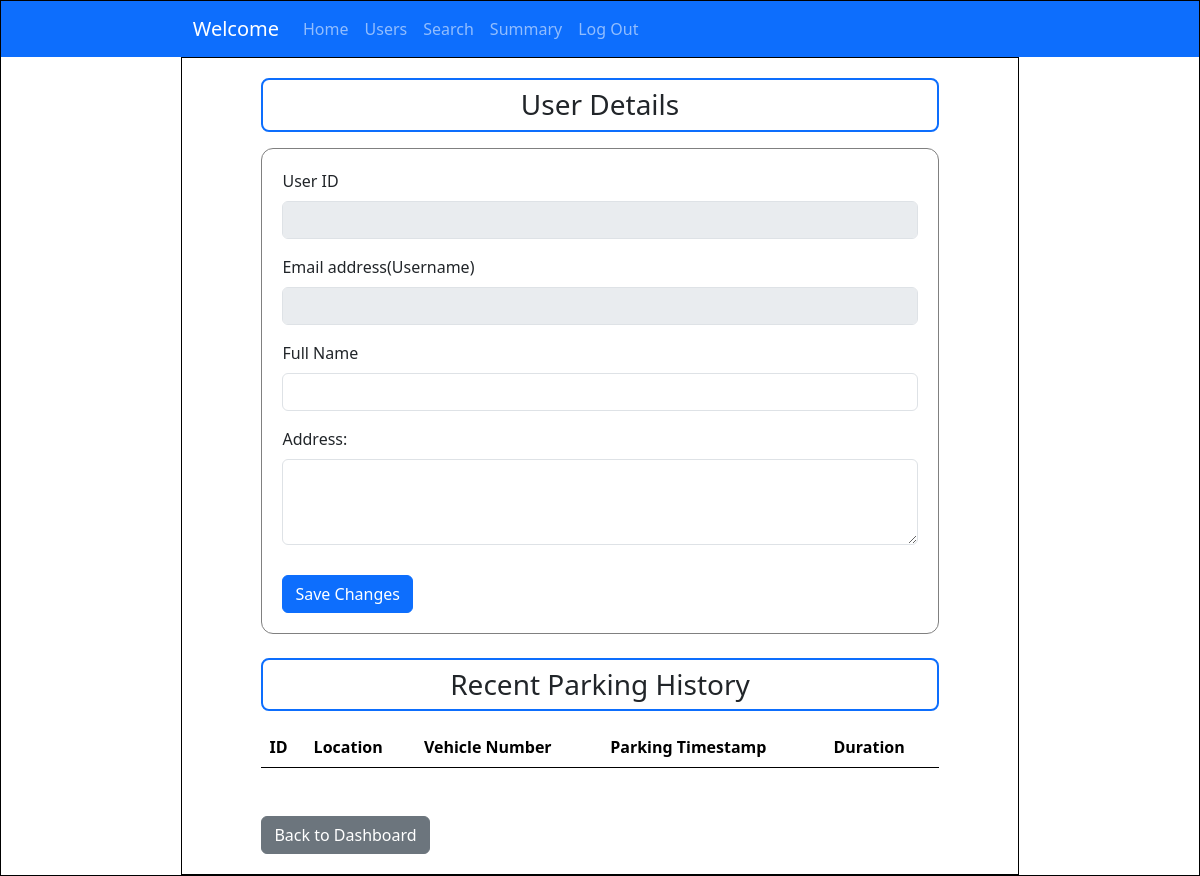
The app's page /user_details/7, older data.
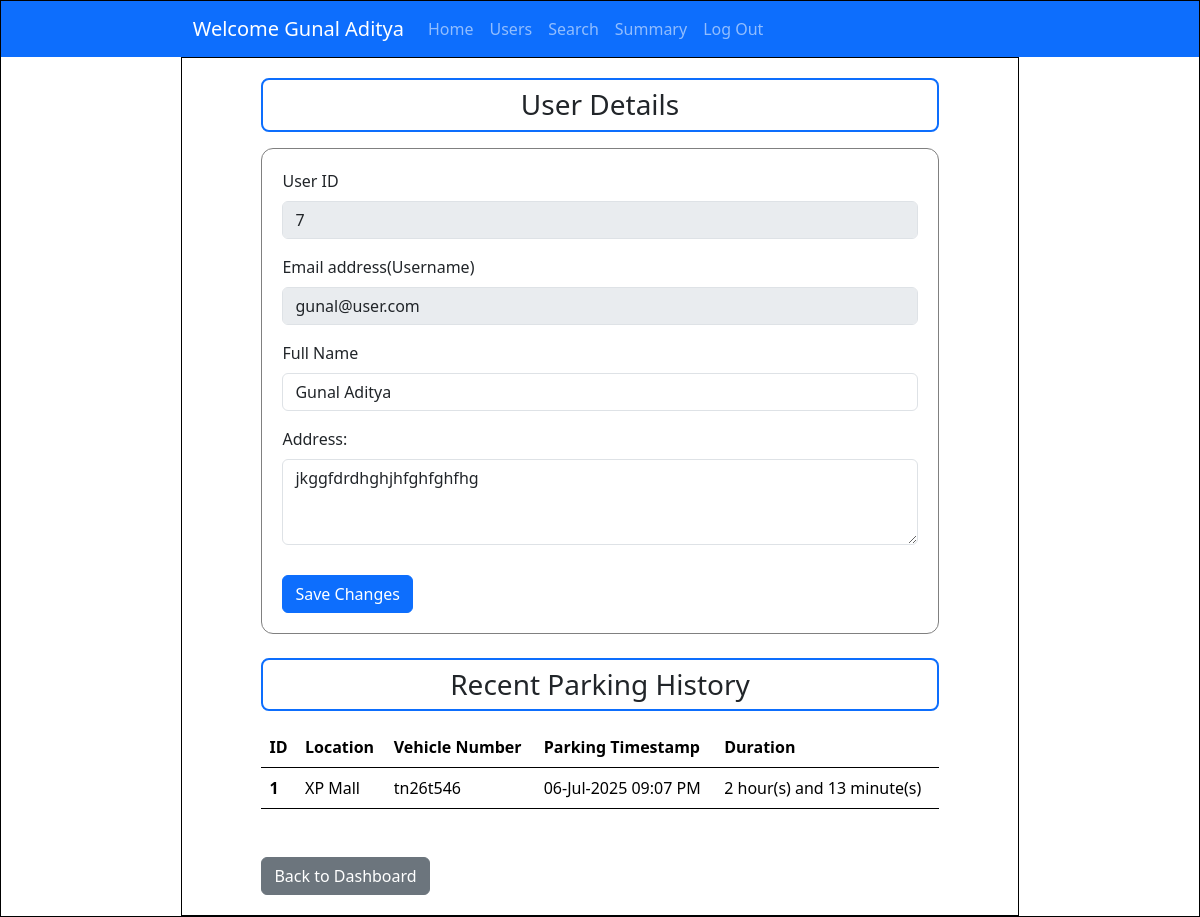
The same page, newer data.
### controllers/models.py (models this page shows)
class User(db.Model, UserMixin):
    id = db.Column(db.Integer, primary_key=True)
    username = db.Column(db.String, unique=True, nullable = False)
    password = db.Column(db.String, nullable=False)
    name = db.Column(db.String, nullable=False)
    address = db.Column(db.String, nullable=False)
    type = db.Column(db.String, default="general")
    pincode = db.Column(db.String(6), nullable=False)
    reservations = db.relationship('Reservation', backref='user')

class ParkingLot(db.Model):
    id = db.Column(db.Integer, primary_key = True)
    prime_location_name = db.Column(db.String, nullable=False)
    price = db.Column(db.Integer, nullable=False)
    address = db.Column(db.String, nullable=False)
    pincode = db.Column(db.Integer,nullable = False)
    maximum_spots = db.Column(db.Integer, nullable=False)
    active = db.Column(db.Boolean, nullable=False, default=True)
    spots = db.relationship('ParkingSpot', backref='lot')

class Reservation(db.Model):
    id = db.Column(db.Integer, primary_key = True)
    spot_id = db.Column(db.Integer, db.ForeignKey('parking_spot.id'), nullable=False)
    user_id = db.Column(db.Integer, db.ForeignKey('user.id'), nullable = False)
    lot_id = db.Column(db.Integer, db.ForeignKey('parking_lot.id'), nullable = False)
    parking_timestamp = db.Column(db.DateTime(timezone=True), nullable=False)
    leaving_timestamp = db.Column(db.DateTime(timezone=True), nullable=True)
    parking_price = db.Column(db.Integer, nullable=False)
    cost = db.Column(db.Integer, nullable=True)
    vehicle_no = db.Column(db.String, nullable=False)

### controllers/controller.py (the view)
@app.route('/user_details/<int:user_id>', methods=["GET","POST"])
def user_details(user_id):
    user=User.query.filter_by(id=user_id).first()
    reservations = Reservation.query.filter_by(user_id=user_id)
    parking_history = []
    for event in reservations:
        lot = ParkingLot.query.filter_by(id=event.lot_id).first()
        duration='Not yet released'
        if event.leaving_timestamp!=None:
            total_minutes = int((event.leaving_timestamp - event.parking_timestamp).total_seconds() / 60)
            duration = "{} hour(s) and {} minute(s)".format(total_minutes//60, total_minutes%60 )
        parking_history.append({"booking": event, "lot": lot, "duration": duration })
    if request.method == "POST":
        user.name=request.form.get("name")
        user.address=request.form.get("address")
        db.session.commit()
        return redirect(url_for("user_details", user_id=user.id))
    return render_template("user_details.html",user=user, history=parking_history)

### templates/user_details.html (shortened to what this page needs)
<!DOCTYPE html>
<html lang="en">
<head>
    <link href="https://cdn.jsdelivr.net/npm/bootstrap@5.3.6/dist/css/bootstrap.min.css" rel="stylesheet"
>
    <link rel="stylesheet" href="../static/style.css">
</head>
<body>
    <div id="main">
        <nav class="navbar navbar-expand-lg bg-primary" data-bs-theme="dark">
            <div class="container-fluid">
                <a class="navbar-brand" href="#">Welcome {{user.name}}</a>
                <div class="collapse navbar-collapse" id="navbarNavAltMarkup">
                    <div class="navbar-nav">
                        <a class="nav-link" href="/admin_dashboard">Home</a>
                        <a class="nav-link" href="/admin_dashboard/users">Users</a>
                        <a class="nav-link" href="/admin_dashboard/search">Search</a>
                        <a class="nav-link" href="#">Summary</a>
                        <a class="nav-link" href="/login">Log Out</a>
                    </div>
                </div>
            </div>
        </nav>
        <div id="canvas">
            <div class="h3 text-center pt-2 pb-2 mb-3 rounded-3 border border-2 border-primary" style="margin: auto; width: 85%;">User Details</div>
            <div id="form-body" style="width: 85%; margin-top: 0px; margin:auto;">
                <form action="/user_details/{{ user.id }}" method="post">
                    <div class="mb-3">
                        <label for="userid" class="form-label">User ID</label>
                        <input class="form-control" type="text" name="user_id" value="{{ user.id }}"
                            aria-label="readonly input example" disabled readonly>
                    </div>
                    <div class="mb-3">
                            <label for="username" class="form-label">Email address(Username)</label>
                            <input class="form-control" type="text" name="username" value="{{ user.username }}"
                            aria-label="readonly input example" disabled readonly>
                        </div>
                    <div class="mb-3">
                        <label for="name" class="form-label">Full Name</label>
                        <input class="form-control" type="text" name="name" value="{{ user.name }}"
                            >
                    </div>
                    <div class="mb-3">
                        <label for="vehicle_no" class="form-label">Address:</label>
                        <textarea class="form-control" name="address" id="address" rows="3">{{ user.address }}</textarea>
                    </div>
                    <div style="margin-top: 30px;">
                        <input type="submit" class="btn btn-primary" value="Save Changes">
                    </div>
                </form>
            </div>
            <div class="h3 text-center pt-2 pb-2 mb-3 mt-4 rounded-3 border border-2 border-primary" style="margin: auto; width: 85%;">Recent Parking History</div>
            <table class="table mb-5" style="margin: auto; width: 85%; border: 2px;">
                <thead>
                    <tr>
                        <th scope="col">ID</th>
                        <th scope="col">Location</th>
                        <th scope="col">Vehicle Number</th>
                        <th scope="col">Parking Timestamp</th>
                        <th scope="col">Duration</th>
                    </tr>
                </thead>
                <tbody>
                    {% for event in history %}
                    <tr>
                        <th scope="row">{{ event.lot.id }}</th>
                        <td>{{ event.lot.prime_location_name }}</td>
                        <td>{{ event.booking.vehicle_no }}</td>
                        <td>{{ event.booking.parking_timestamp.strftime('%d-%b-%Y %I:%M %p') }}</td>
                        <td>{{ event.duration }}</td>
                    </tr>
                    {% endfor %}
                </tbody>
            </table>
            <a href="/admin_dashboard/users" class="btn btn-secondary" style="margin-left: 7.5%;">Back to Dashboard</a>
        </div>
    </div>
</body>
</html>

### static/style.css (style rules this page uses)
* { margin: 0px; }
#main, #canvas { border: 1px solid black; }
#canvas { width: 70%; margin: auto; height: auto; min-height: 760px; padding: 20px }
#form-body { width: 350px; height: auto; min-height: 400px; margin: auto; border: 1px solid grey; margin-top :200px; border-radius: 12px; padding: 20px; }
.navbar { padding-left: 15%; padding-right: 15%; }

Row changes from the older to the newer data that the page shows:
added User: name "Gunal Aditya", user_id "7", username "gunal@user.com", address "jkggfdrdhghjhfghfghfhg"
now on this page (row unchanged): ParkingLot: lot.id "1", lot.prime_location_name "XP Mall"
added Reservation: booking.vehicle_no "tn26t546", booking.parking_timestamp "06-Jul-2025 09:07 PM"
Text that changed along with them:
new list line: "2 hour(s) and 13 minute(s)"
